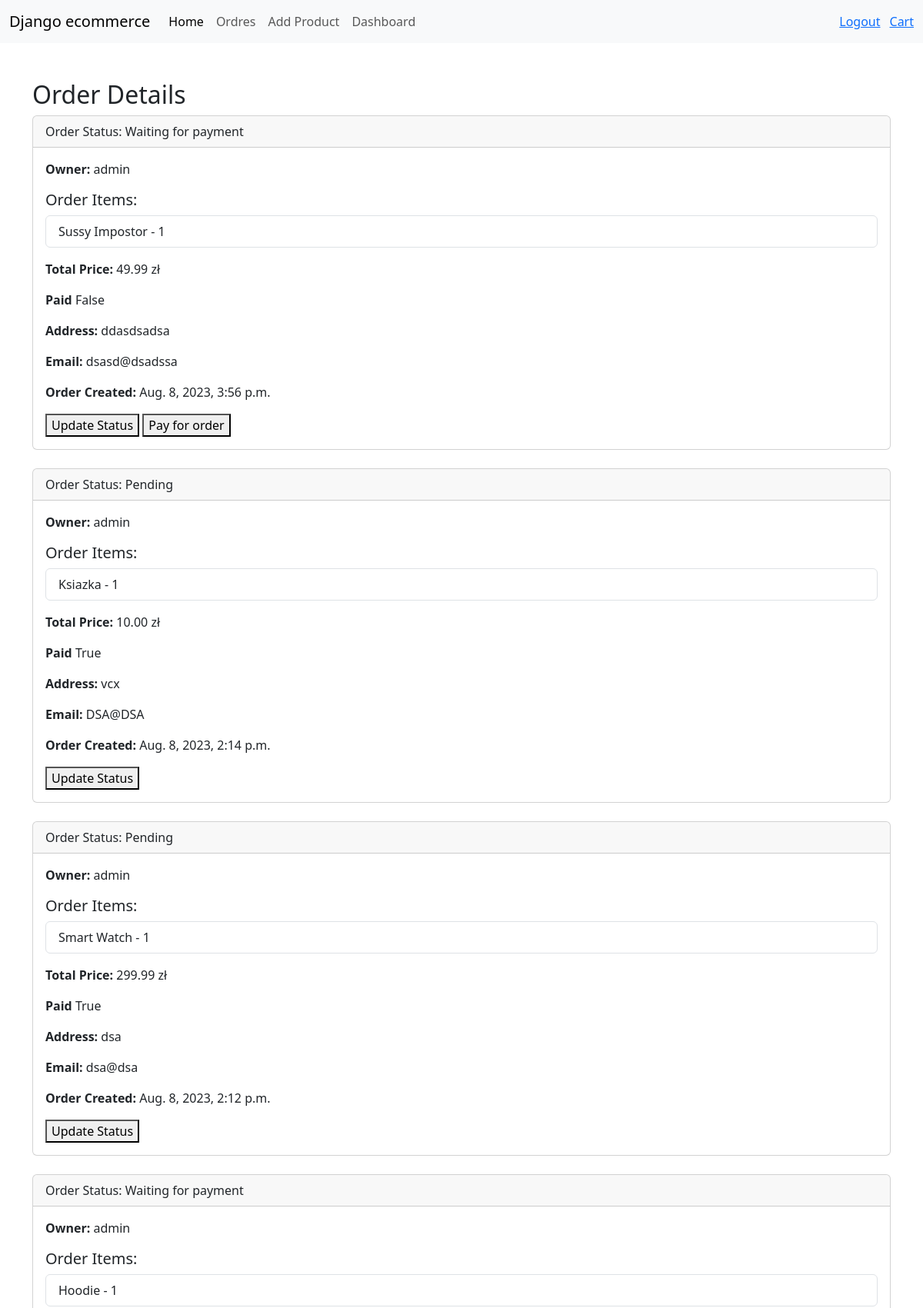
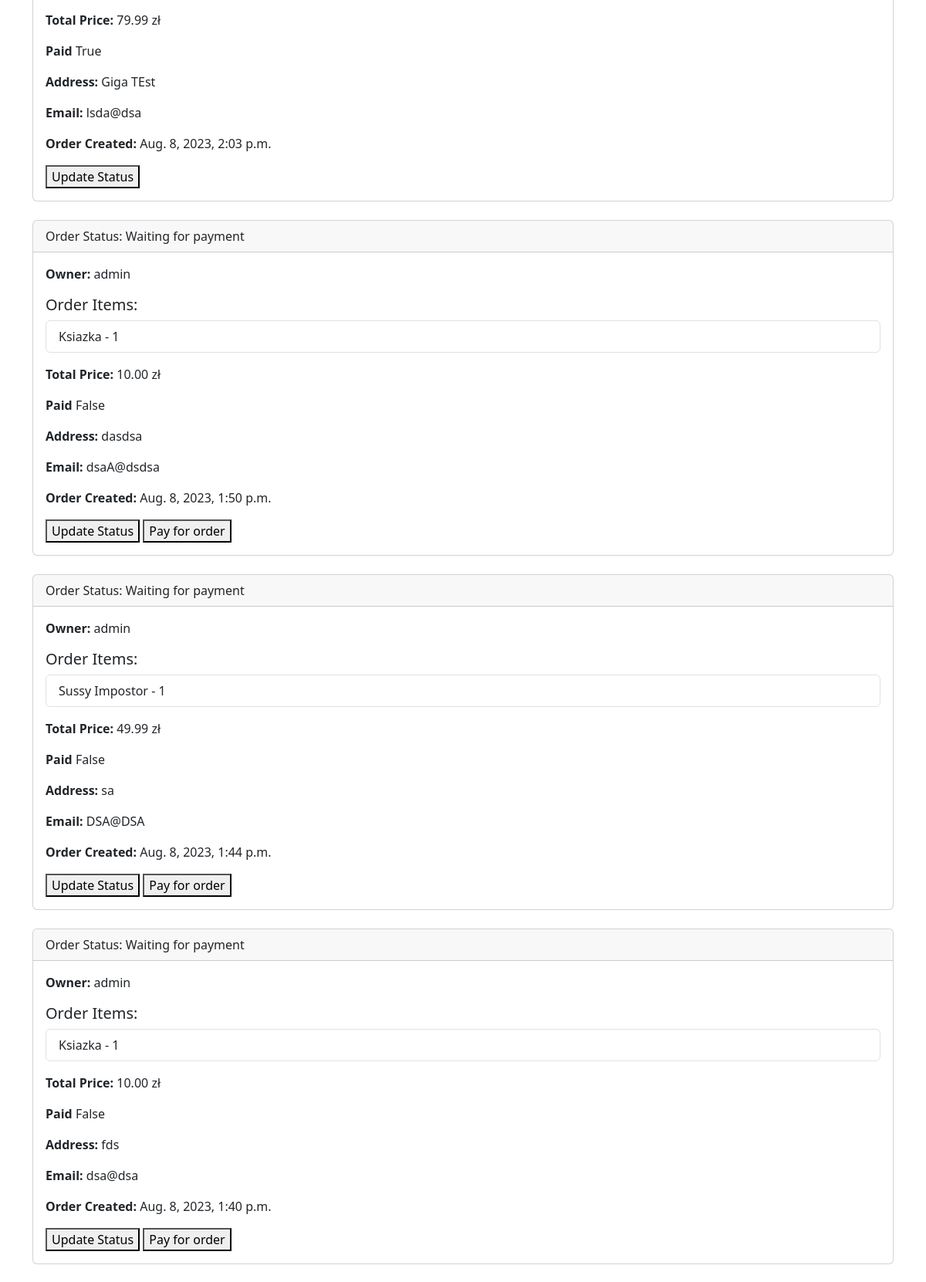
/order/ (signed in, upper part), run on the app's committed database (2 pictures, top to bottom).
### home/models.py (models this page shows)
class Order(models.Model):
    owner = models.ForeignKey(User, on_delete=models.CASCADE)
    status = models.TextField(default='Waiting for payment')
    created = models.DateTimeField(auto_now_add=True)
    updated = models.DateTimeField(auto_now=True)
    address = models.TextField()
    products = models.ManyToManyField(OrderItem)
    price = models.DecimalField(default=0.00, validators=[MinValueValidator(0.0)], decimal_places=2, max_digits=10)
    email = models.EmailField(default='no@emial.com')
    paid = models.BooleanField(default=False)

class OrderItem(models.Model):
    owner = models.ForeignKey(User, on_delete=models.CASCADE)
    product = models.ForeignKey(Product, on_delete=models.CASCADE)
    quantity = models.PositiveIntegerField(default=1, validators=[MinValueValidator(1)])

class Product(models.Model):
    name = models.TextField(max_length=50)
    description = models.TextField(max_length=4000)
    price = models.DecimalField(default=1.00, validators=[MinValueValidator(0.0)], decimal_places=2, max_digits=10)
    image = models.ImageField(upload_to='images/')
    created = models.DateTimeField(auto_now_add=True)
    updated = models.DateTimeField(auto_now=True)

### home/views.py (the view)
# urls.py: path('order/', views.orderView.as_view(), name='order'),
@method_decorator(login_required, name='dispatch')
class orderView(ListView):
    model = Order
    template_name = 'home/order.html'
    context_object_name = 'order'
    def get_queryset(self):
        return Order.objects.filter(owner = self.request.user).order_by('-created')

### home/templates/home/order.html (shortened to what this page needs)
{% extends 'home/base.html' %}
{% block content %}
    {% include 'home/navbar.html' %}
    <div class="container mt-5" style="min-height: 83vh;">
        <h2>Order Details</h2>
        {% for order_item in order %}
            <div class="card mb-4">
                <div class="card-header">
                    Order Status: {{ order_item.status }}
                </div>
                <div class="card-body">
                    <p class="card-text">
                        <strong>Owner:</strong> {{ order_item.owner }}
                    </p>
                    <h5 class="card-title">Order Items:</h5>
                    <ul class="list-group">
                        {% for item in order_item.products.all %}
                            <li class="list-group-item">{{ item.product.name }} - {{ item.quantity }}</li>
                        {% endfor %}
                    </ul>
                    <p class="card-text mt-3">
                        <strong>Total Price:</strong> {{ order_item.price }} zł
                    </p>
                    <p class="card-text mt-3">
                        <strong>Paid</strong> {{ order_item.paid }}
                    </p>
                    <p class="card-text">
                        <strong>Address:</strong> {{ order_item.address }}
                    </p>
                    <p class="card-text">
                        <strong>Email:</strong> {{ order_item.email }}
                    </p>
                    <p class="card-text">
                        <strong>Order Created:</strong> {{ order_item.created }}
                    </p>
                    {% if user.is_superuser %}
                        <button onclick="location.href = '/updateOrder/{{order_item.id}}'">Update Status</button>
                    {% endif %}
                    {% if order_item.paid == False%}
                        <button onclick="location.href = '/payment/{{order_item.id}}'">Pay for order</button>
                    {% endif %}
            </div>
            </div>
        {% endfor %}
    </div>
{% endblock %}

### home/templates/home/base.html (shortened to what this page needs)
<!DOCTYPE html>
<html lang="en">
<head>
    <link href="https://cdn.jsdelivr.net/npm/bootstrap@5.3.1/dist/css/bootstrap.min.css" rel="stylesheet">
</head>
<body>
    {% block content %}
    {% endblock %}
</body>
</html>

### home/templates/home/navbar.html (shortened to what this page needs)
<nav class="navbar navbar-expand-lg bg-body-tertiary">
    <div class="container-fluid">
      <a class="navbar-brand">Django ecommerce</a>
      <div class="collapse navbar-collapse" id="navbarSupportedContent">
        <ul class="navbar-nav me-auto mb-2 mb-lg-0">
          <li class="nav-item">
            <a class="nav-link active" aria-current="page" href="/">Home</a>
          </li>
          <li class="nav-item">
            <a class="nav-link" href="/order/">Ordres</a>
          </li>
          {% if user.is_authenticated and user.is_superuser %}
          <li class="nav-item">
            <a class="nav-link" href="/addProduct/">Add Product</a>
          </li>
          <li class="nav-item">
            <a class="nav-link" href="/dashboard/">Dashboard</a>
          </li>
          {% endif %}
        </ul>
        {% if user.is_authenticated%}
            <a href="/logout/">Logout</a>
            <a href="/cart/" style="margin-left: 0.75rem;">Cart</a>
            {% else %}
            <a href="/login/">Login</a>
            <a href="/register/" style="margin-left: 0.75rem;">Register</a>
        {% endif %}
      </div>
    </div>
  </nav>

### data on the page
Order: status "Waiting for payment", owner "admin", price "49.99", paid "False", address "ddasdsadsa", email "dsasd@dsadssa", created "Aug. 8, 2023, 3:56 p.m."
OrderItem: product.name "Sussy Impostor", quantity "1"
Order: status "Pending", owner "admin", price "10.00", paid "True", address "vcx", email "DSA@DSA", created "Aug. 8, 2023, 2:14 p.m."
OrderItem: product.name "Ksiazka", quantity "1"
Order: status "Pending", owner "admin", price "299.99", paid "True", address "dsa", email "dsa@dsa", created "Aug. 8, 2023, 2:12 p.m."
OrderItem: product.name "Smart Watch", quantity "1"
Order: status "Waiting for payment", owner "admin", price "79.99", paid "True", address "Giga TEst", email "lsda@dsa", created "Aug. 8, 2023, 2:03 p.m."
OrderItem: product.name "Hoodie", quantity "1"
Order: status "Waiting for payment", owner "admin", price "10.00", paid "False", address "dasdsa", email "dsaA@dsdsa", created "Aug. 8, 2023, 1:50 p.m."
OrderItem: product.name "Ksiazka", quantity "1"
Order: status "Waiting for payment", owner "admin", price "49.99", paid "False", address "sa", email "DSA@DSA", created "Aug. 8, 2023, 1:44 p.m."
OrderItem: product.name "Sussy Impostor", quantity "1"
Order: status "Waiting for payment", owner "admin", price "10.00", paid "False", address "fds", email "dsa@dsa", created "Aug. 8, 2023, 1:40 p.m."
OrderItem: product.name "Ksiazka", quantity "1"
